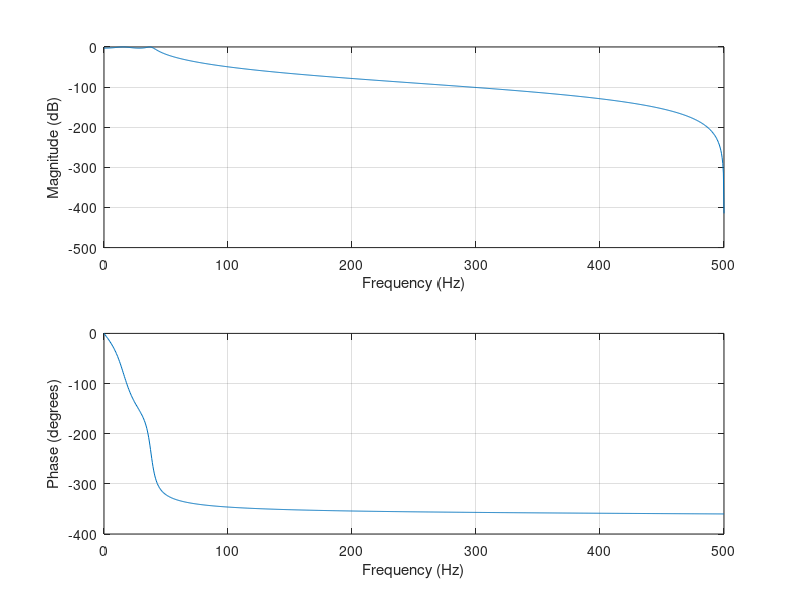

Write the MATLAB code that produced this figure. (Note: this script raises an error after producing the figure.)
%Chebyshev Low Pass Filter
clc;
clear all;
close all;
fs=1000;
kp=3;
ks=60;
fp=40;
fstop=150;
wp=fp/(fs/2);
wstop=fstop/(fs/2);
[N,wc]=cheb1ord(wp,wstop,kp,ks)
[b a]=cheby1(N,kp,wc,'low')
freqz(b,a,1000,fs)
%%
%Chebyshev High Pass Filter
clc;
clear all;
close all;
fs=1000;
kp=3;
ks=60;
fp=40;
fstop=150;
wp=fp/(fs/2);
wstop=fstop/(fs/2);
[N,wc]=cheb1ord(wp,wstop,kp,ks)
[b a]=cheby1(N,kp,wc,'High')
freqz(b,a,1000,fs)
%%